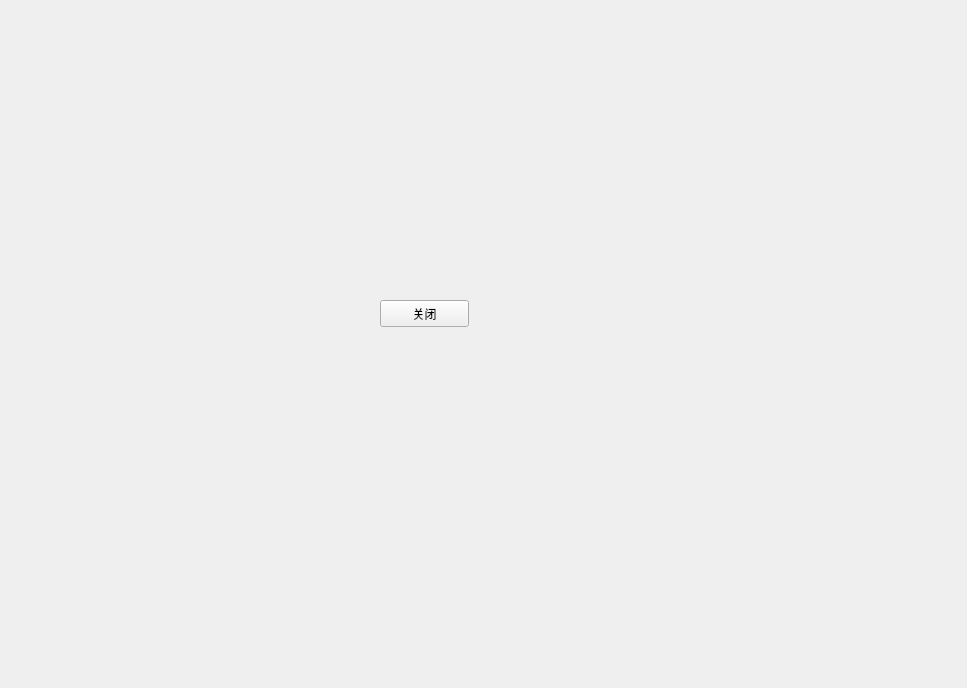
<?xml version="1.0" encoding="UTF-8"?>
<ui version="4.0">
 <class>SemanticForm</class>
 <widget class="QWidget" name="SemanticForm">
  <property name="geometry">
   <rect>
    <x>0</x>
    <y>0</y>
    <width>967</width>
    <height>688</height>
   </rect>
  </property>
  <property name="windowTitle">
   <string>Form</string>
  </property>
  <widget class="QPushButton" name="pushButton">
   <property name="geometry">
    <rect>
     <x>380</x>
     <y>300</y>
     <width>89</width>
     <height>27</height>
    </rect>
   </property>
   <property name="text">
    <string>关闭</string>
   </property>
  </widget>
 </widget>
 <resources/>
 <connections>
  <connection>
   <sender>pushButton</sender>
   <signal>clicked()</signal>
   <receiver>SemanticForm</receiver>
   <slot>close()</slot>
   <hints>
    <hint type="sourcelabel">
     <x>207</x>
     <y>231</y>
    </hint>
    <hint type="destinationlabel">
     <x>205</x>
     <y>166</y>
    </hint>
   </hints>
  </connection>
 </connections>
</ui>
